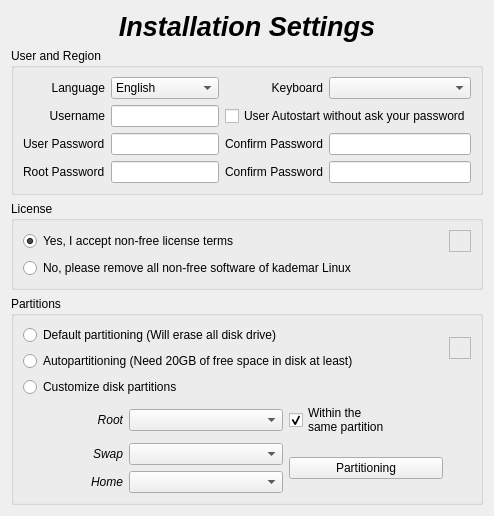
          <widget class="QWidget" name="PQuickInstall">
           <layout class="QGridLayout" name="gridLayout_13">
            <item row="0" column="0">
             <widget class="QLabel" name="LQuickInstallSetTitle_2">
              <property name="maximumSize">
               <size>
                <width>16777215</width>
                <height>50</height>
               </size>
              </property>
              <property name="font">
               <font>
                <pointsize>20</pointsize>
                <weight>75</weight>
                <italic>true</italic>
                <bold>true</bold>
                <stylestrategy>PreferAntialias</stylestrategy>
                <kerning>false</kerning>
               </font>
              </property>
              <property name="text">
               <string>Installation Settings</string>
              </property>
              <property name="alignment">
               <set>Qt::AlignHCenter|Qt::AlignTop</set>
              </property>
              <property name="wordWrap">
               <bool>true</bool>
              </property>
             </widget>
            </item>
            <item row="1" column="0">
             <widget class="QGroupBox" name="GBUserQuick">
              <property name="title">
               <string>User and Region</string>
              </property>
              <layout class="QGridLayout" name="gridLayout_31">
               <item row="0" column="0">
                <widget class="QLabel" name="LLanguageQuick">
                 <property name="text">
                  <string>Language</string>
                 </property>
                 <property name="alignment">
                  <set>Qt::AlignRight|Qt::AlignTrailing|Qt::AlignVCenter</set>
                 </property>
                </widget>
               </item>
               <item row="0" column="1">
                <widget class="QComboBox" name="CBLanguageQuick">
                 <item>
                  <property name="text">
                   <string>English</string>
                  </property>
                 </item>
                 <item>
                  <property name="text">
                   <string>Castellano</string>
                  </property>
                 </item>
                 <item>
                  <property name="text">
                   <string>Català</string>
                  </property>
                 </item>
                </widget>
               </item>
               <item row="0" column="2">
                <widget class="QLabel" name="LKeyboardQuick">
                 <property name="text">
                  <string>Keyboard</string>
                 </property>
                 <property name="alignment">
                  <set>Qt::AlignRight|Qt::AlignTrailing|Qt::AlignVCenter</set>
                 </property>
                </widget>
               </item>
               <item row="0" column="3">
                <widget class="QComboBox" name="CBKeyboardQuick"/>
               </item>
               <item row="1" column="0">
                <widget class="QLabel" name="LUserQuick">
                 <property name="layoutDirection">
                  <enum>Qt::LeftToRight</enum>
                 </property>
                 <property name="text">
                  <string>Username</string>
                 </property>
                 <property name="alignment">
                  <set>Qt::AlignRight|Qt::AlignTrailing|Qt::AlignVCenter</set>
                 </property>
                </widget>
               </item>
               <item row="1" column="1">
                <widget class="QLineEdit" name="LEUserQuick"/>
               </item>
               <item row="1" column="2" colspan="2">
                <widget class="QCheckBox" name="CBAutologinQuick">
                 <property name="text">
                  <string>User Autostart without ask your password</string>
                 </property>
                </widget>
               </item>
               <item row="2" column="0">
                <widget class="QLabel" name="LUserPassQuick_2">
                 <property name="text">
                  <string>User Password</string>
                 </property>
                 <property name="wordWrap">
                  <bool>true</bool>
                 </property>
                </widget>
               </item>
               <item row="2" column="1">
                <widget class="QLineEdit" name="LEUserPassQuick"/>
               </item>
               <item row="2" column="2">
                <widget class="QLabel" name="LUserPassQuick">
                 <property name="text">
                  <string>&lt;html&gt;&lt;head/&gt;&lt;body&gt;&lt;p&gt;Confirm Password&lt;/p&gt;&lt;/body&gt;&lt;/html&gt;</string>
                 </property>
                 <property name="wordWrap">
                  <bool>true</bool>
                 </property>
                </widget>
               </item>
               <item row="2" column="3">
                <widget class="QLineEdit" name="LEUserPassQuick_2"/>
               </item>
               <item row="3" column="0">
                <widget class="QLabel" name="LRootPassQuick">
                 <property name="text">
                  <string>Root Password</string>
                 </property>
                 <property name="wordWrap">
                  <bool>true</bool>
                 </property>
                </widget>
               </item>
               <item row="3" column="1">
                <widget class="QLineEdit" name="LERootPassQuick_2"/>
               </item>
               <item row="3" column="2">
                <widget class="QLabel" name="LRootPassQuick_2">
                 <property name="text">
                  <string>&lt;html&gt;&lt;head/&gt;&lt;body&gt;&lt;p&gt;Confirm Password&lt;/p&gt;&lt;/body&gt;&lt;/html&gt;</string>
                 </property>
                 <property name="wordWrap">
                  <bool>true</bool>
                 </property>
                </widget>
               </item>
               <item row="3" column="3">
                <widget class="QLineEdit" name="LERootPassQuick"/>
               </item>
              </layout>
             </widget>
            </item>
            <item row="2" column="0">
             <widget class="QGroupBox" name="GBLicenseQuick">
              <property name="maximumSize">
               <size>
                <width>16777215</width>
                <height>100</height>
               </size>
              </property>
              <property name="title">
               <string>License</string>
              </property>
              <layout class="QGridLayout" name="gridLayout_40">
               <item row="0" column="0">
                <widget class="QRadioButton" name="RBLicenseQuickY">
                 <property name="text">
                  <string>Yes, I accept non-free license terms</string>
                 </property>
                 <property name="checked">
                  <bool>true</bool>
                 </property>
                </widget>
               </item>
               <item row="0" column="1">
                <widget class="QFrame" name="FLicenseInfoQuick_2">
                 <property name="minimumSize">
                  <size>
                   <width>22</width>
                   <height>22</height>
                  </size>
                 </property>
                 <property name="maximumSize">
                  <size>
                   <width>22</width>
                   <height>22</height>
                  </size>
                 </property>
                 <property name="frameShape">
                  <enum>QFrame::StyledPanel</enum>
                 </property>
                 <property name="frameShadow">
                  <enum>QFrame::Raised</enum>
                 </property>
                </widget>
               </item>
               <item row="1" column="0">
                <widget class="QRadioButton" name="RBLicenseQuickN">
                 <property name="text">
                  <string>No, please remove all non-free software of kademar Linux</string>
                 </property>
                </widget>
               </item>
              </layout>
             </widget>
            </item>
            <item row="3" column="0">
             <widget class="QGroupBox" name="GBPartitions">
              <property name="title">
               <string>Partitions</string>
              </property>
              <layout class="QGridLayout" name="gridLayout_41">
               <item row="0" column="0" colspan="3">
                <widget class="QRadioButton" name="RBPartitionNQuick">
                 <property name="text">
                  <string>Default partitioning (Will erase all disk drive)</string>
                 </property>
                </widget>
               </item>
               <item row="0" column="3" rowspan="2">
                <widget class="QFrame" name="FPartitionInfoQuick">
                 <property name="minimumSize">
                  <size>
                   <width>22</width>
                   <height>22</height>
                  </size>
                 </property>
                 <property name="maximumSize">
                  <size>
                   <width>22</width>
                   <height>22</height>
                  </size>
                 </property>
                 <property name="frameShape">
                  <enum>QFrame::StyledPanel</enum>
                 </property>
                 <property name="frameShadow">
                  <enum>QFrame::Raised</enum>
                 </property>
                </widget>
               </item>
               <item row="1" column="0" colspan="3">
                <widget class="QRadioButton" name="RBPartitionAQuick">
                 <property name="text">
                  <string>Autopartitioning (Need 20GB of free space in disk at least)</string>
                 </property>
                </widget>
               </item>
               <item row="2" column="0" colspan="3">
                <widget class="QRadioButton" name="RBPartitionYQuick">
                 <property name="text">
                  <string>Customize disk partitions</string>
                 </property>
                </widget>
               </item>
               <item row="3" column="0">
                <widget class="QLabel" name="LPartRootQuick">
                 <property name="maximumSize">
                  <size>
                   <width>100</width>
                   <height>16777215</height>
                  </size>
                 </property>
                 <property name="font">
                  <font>
                   <italic>true</italic>
                  </font>
                 </property>
                 <property name="text">
                  <string>Root</string>
                 </property>
                 <property name="alignment">
                  <set>Qt::AlignRight|Qt::AlignTrailing|Qt::AlignVCenter</set>
                 </property>
                </widget>
               </item>
               <item row="3" column="1">
                <widget class="QComboBox" name="CBPartRootQuick"/>
               </item>
               <item row="3" column="2">
                <widget class="QCheckBox" name="CHSamePartQuick">
                 <property name="text">
                  <string>Within the 
same partition</string>
                 </property>
                 <property name="checked">
                  <bool>true</bool>
                 </property>
                </widget>
               </item>
               <item row="4" column="0">
                <widget class="QLabel" name="LPartSwapQuick">
                 <property name="maximumSize">
                  <size>
                   <width>100</width>
                   <height>16777215</height>
                  </size>
                 </property>
                 <property name="font">
                  <font>
                   <italic>true</italic>
                  </font>
                 </property>
                 <property name="locale">
                  <locale language="English" country="UnitedKingdom"/>
                 </property>
                 <property name="text">
                  <string>Swap</string>
                 </property>
                 <property name="alignment">
                  <set>Qt::AlignRight|Qt::AlignTrailing|Qt::AlignVCenter</set>
                 </property>
                </widget>
               </item>
               <item row="4" column="1">
                <widget class="QComboBox" name="CBPartSwapQuick"/>
               </item>
               <item row="4" column="2" rowspan="2">
                <widget class="QPushButton" name="BGpartedQuick">
                 <property name="text">
                  <string>Partitioning</string>
                 </property>
                 <property name="icon">
                  <iconset>
                   <normaloff>../../usr/share/kademar/utils/instalador/img/gparted.png</normaloff>../../usr/share/kademar/utils/instalador/img/gparted.png</iconset>
                 </property>
                 <property name="iconSize">
                  <size>
                   <width>32</width>
                   <height>32</height>
                  </size>
                 </property>
                </widget>
               </item>
               <item row="5" column="0">
                <widget class="QLabel" name="LPartHomeQuick">
                 <property name="maximumSize">
                  <size>
                   <width>100</width>
                   <height>16777215</height>
                  </size>
                 </property>
                 <property name="font">
                  <font>
                   <italic>true</italic>
                  </font>
                 </property>
                 <property name="text">
                  <string>Home</string>
                 </property>
                 <property name="alignment">
                  <set>Qt::AlignRight|Qt::AlignTrailing|Qt::AlignVCenter</set>
                 </property>
                </widget>
               </item>
               <item row="5" column="1">
                <widget class="QComboBox" name="CBPartHomeQuick"/>
               </item>
              </layout>
             </widget>
            </item>
           </layout>
          </widget>
